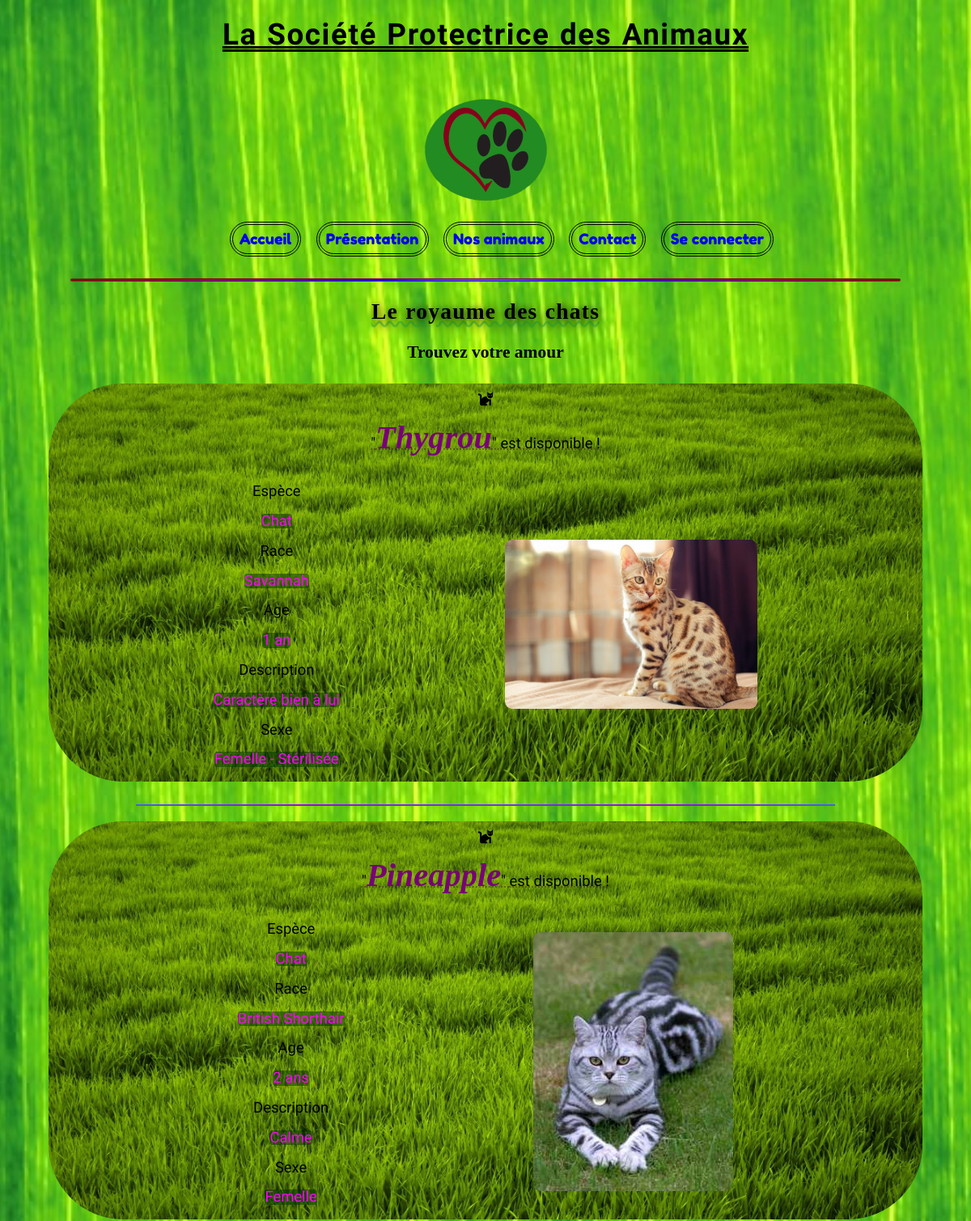
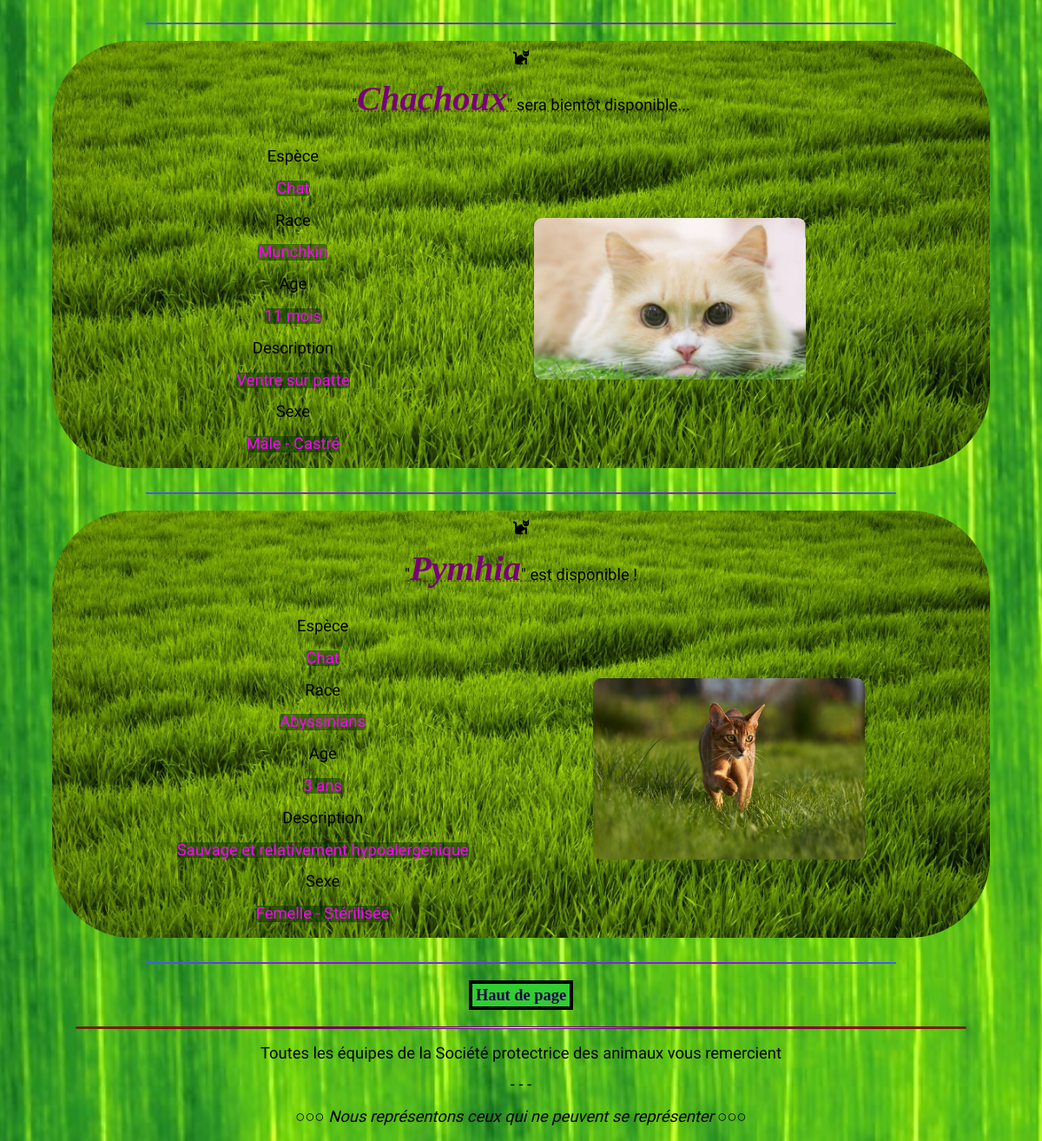
Screenshot of /Chats with the database file from the repository (2 pictures, top to bottom).
### tables this page shows
CREATE TABLE `availability` (
  `id` int(11) NOT NULL,
  `available` int(11) NOT NULL COMMENT 'availiable mean vaccinated and free to be adopted ATM',
  `inDate` datetime NOT NULL DEFAULT current_timestamp(),
  `outDate` datetime DEFAULT NULL,
  `reason` text NOT NULL,
  `fk_key` int(11) NOT NULL COMMENT 'Need to be even to animals.id to be bind'
);

CREATE TABLE `animals` (
  `id` int(11) NOT NULL,
  `name` varchar(255) DEFAULT NULL,
  `kind` int(11) DEFAULT NULL,
  `breed` varchar(255) NOT NULL,
  `age` int(11) DEFAULT NULL,
  `ageUnitMeasure` int(11) DEFAULT NULL,
  `description` text NOT NULL,
  `picturePath` varchar(255) NOT NULL,
  `fileExtension` int(11) DEFAULT NULL,
  `picDescribed` varchar(255) NOT NULL,
  `sex` int(11) DEFAULT NULL
);

### controllers/PetController.php (called while the page is built, shortened)
<?php
require_once "models/PetManager.php";
require_once "models/Pet.php";
class PetController
{
    private $petManager;
    public function __construct()
    {
        $this->petManager = new PetManager();
        $this->petManager->fetchAnimals();
        $this->petManager->fetchDogs();
        $this->petManager->fetchCats();
        $this->petManager->fetchDegus();
    }
    public function showCats()
    {
        $pets = $this->petManager->getCats();
        require "views/pets.php";
    }
}

### models/PetManager.php (called while the page is built, shortened)
<?php
require_once "Model.php";
require_once "Pet.php";
class PetManager extends Model
{
    private $cats;
    public function fetchAnimals(): void
    {
        $req = $this->getDb()->prepare("
        SELECT animals.id, name, kind, breed, age, ageUnitMeasure, description,
               picturePath, fileExtension, picDescribed, sex, available
                /*, availability.inDate, availability.outDate, availability.fk_key */
        FROM animals
        INNER JOIN availability
        ON animals.id = availability.fk_key
        ORDER BY inDate");
        $req->execute();
        $pets = $req->fetchAll(PDO::FETCH_ASSOC);
    }
    public function addCat(Pet $c): void
    {
        $this->cats[] = $c;
    }
    public function getCats(): ?array
    {
        return $this->cats;
    }
}

### models/Pet.php (called while the page is built, shortened)
<?php
class Pet
{
    private $id;
    private $name;
    private $kind;
    private $status;
    private $breed;
    private $age;
    private $ageUnitMeasure;
    private $description;
    private $sex;
    private $picture;
    private $fileExtension;
    private $picDescribed;
    public function __construct(int $id, ?string $name, int $kind, int $status, string $breed, int $age, int $ageUnitMeasure,
                                ?string $description, int $sex, ?string $picture, int $fileExtension, ?string $picDescribed){
        $this->id = $id;
        $this->name = $name;
        $this->kind = $kind;
        $this->status = $status;
        $this->breed = $breed;
        $this->age = $age;
        $this->ageUnitMeasure = $ageUnitMeasure;
        $this->description = $description;
        $this->sex = $sex;
        $this->picture = $picture;
        $this->fileExtension = $fileExtension;
        $this->picDescribed = $picDescribed;
    }
    public function getId(): int{
        return $this->id;
    }
    public function getName(): ?string{
        return $this->name;
    }
    public function getKind(): int{
        return $this->kind;
    }
    public function getStatus(): int{
        return $this->status;
    }
    public function getBreed(): string{
        return $this->breed;
    }
    public function getAge(): int{
        return $this->age;
    }
    public function getAgeUnitMeasure(): int{
        return $this->ageUnitMeasure;
    }
    public function getDescription(): ?string{
        return $this->description;
    }
    public function getSex(): int{
        return $this->sex;
    }
    public function getPicture(): ?string{
        return $this->picture;
    }
    public function getFileExtension(): int{
        return $this->fileExtension;
    }
    public function getPicDescribed(): ?string{
        return $this->picDescribed;
    }
}

### models/Model.php (called while the page is built, shortened)
<?php
abstract class Model
{
    private static $pdo;
    private static function setDb(){
        self::$pdo = new PDO("mysql:host=leoriptspa.mysql.db;dbname=leoriptspa;charset=utf8mb4","leoriptspa", "t");
        self::$pdo->setAttribute(PDO::ATTR_ERRMODE,PDO::ERRMODE_WARNING);
    }
    protected function getDb(){
        return self::$pdo;
    }
}

### views/pets.php (the view, shortened to what this page needs)
    <h3>Trouvez votre amour</h3>
<?php for($i = 0; $i < count($pets); $i++): ?>
    <section class="petGeneral">
        <article>
            <div class="icon">
                <?php switch($pets[$i]->getKind()):
                    case 1:
                        echo "<i class='fas fa-cat'></i>";
                        break;
                endswitch ?>
            </div>
            <div class="presentation">
                <?php if(empty($pets[$i]->getName())):
                    echo $_SESSION['formName'];
                else: ?>
                <p>"<em class='name'><?= $pets[$i]->getName() ?></em>"
                <?php endif; ?>
                <?php if($pets[$i]->getStatus() === 0):
                    echo " est disponible !</p>";
                elseif($pets[$i]->getStatus() === 1):
                    echo " sera bientôt disponible...</p>";
                else:
                    echo " est indisponible, mais vous pouvez en aider d'autres ♥</p>";
                endif; ?>
            </div>
        </article>
        <section class="blockPresentation">
            <article>
                <div>
                    <p class="labelsTypo">Espèce</p>
                    <p class="infosTypo">
                        <?php if($pets[$i]->getKind() === 0):
                            echo 'Chien';
                        elseif($pets[$i]->getKind() === 1):
                            echo 'Chat';
                        else:
                            echo 'Octodon';
                        endif; ?>
                    </p>
                </div>
                <div>
                    <p class="labelsTypo">Race</p>
                    <p class="infosTypo"><?= $pets[$i]->getBreed(); ?></p>
                </div>
                <div>
                    <p class="labelsTypo">Age</p>
                    <p class="infosTypo"><?= $pets[$i]->getAge(); ?>
                        <?php if($pets[$i]->getAgeUnitMeasure() === 0):
                            echo 'mois';
                        elseif($pets[$i]->getAgeUnitMeasure() === 1 && $pets[$i]->getAge() <= 1):
                            echo 'an';
                        else:
                            echo 'ans';
                        endif; ?>
                    </p>
                </div>
                <div>
                    <p class="labelsTypo">Description</p>
                    <p class="infosTypo">
                        <?php if($pets[$i]->getId() === 57): ?>
                        <span id="specialDog"><?= $pets[$i]->getDescription(); ?></span>
                        <?php else: ?>
                            <?= $pets[$i]->getDescription(); ?>
                        <?php endif; ?>
                    </p>
                </div>
                <div>
                    <p class="labelsTypo">Sexe</p>
                    <p class="infosTypo">
                        <?php if($pets[$i]->getSex() === 0):
                            echo 'Mâle';
                        elseif($pets[$i]->getSex() === 1):
                            echo 'Femelle';
                        elseif($pets[$i]->getSex() === 2):
                            echo 'Indéfini';
                        elseif($pets[$i]->getSex() === 3):
                            echo 'Mâle - Castré';
                        else:
                            echo 'Femelle - Stérilisée';
                        endif; ?>
                    </p>
                </div>
            </article>
            <article class="articlePicture">
                <?php if($pets[$i]->getFileExtension() === 0): ?>
                    <img class="picture" src="public/img/<?php if($pets[$i]->getKind() === 0): ?>dogs/<?php elseif($pets[$i]->getKind() === 1): ?>cats/<?php else: ?>degus/<?php endif ?><?= $pets[$i]->getPicture(); ?><?='.png'?>" alt="<?= $pets[$i]->getPicDescribed(); ?>">
                <?php elseif($pets[$i]->getFileExtension() === 1): ?>
                    <img class="picture" src="public/img/<?php if($pets[$i]->getKind() === 0): ?>dogs/<?php elseif($pets[$i]->getKind() === 1): ?>cats/<?php else: ?>degus/<?php endif ?><?= $pets[$i]->getPicture(); ?><?='.jpg'?>" alt="<?= $pets[$i]->getPicDescribed(); ?>">
                <?php else: ?>
                    <img class="picture" src="public/img/<?php if($pets[$i]->getKind() === 0): ?>dogs/<?php elseif($pets[$i]->getKind() === 1): ?>cats/<?php else: ?>degus/<?php endif ?><?= $pets[$i]->getPicture(); ?><?='.png'?>" alt="<?= $pets[$i]->getPicDescribed(); ?>">
                <?php endif; ?>
            </article>
        </section>
    </section>
    <hr class="petSeparator">
<?php endfor ?>
    <a id="hautDePage" href="#Menu">Haut de page</a>
<?php
require "template.php";

### css/styles.css (style rules this page uses)
:root { --textColor: rgba(0, 0, 255, 1); }
html { margin:0; padding:0; line-height: 1; -webkit-text-size-adjust: 100%; background: url("../public/img/background.jpg") no-repeat center fixed; background-size: cover; }
body { text-align: center; align-items: center; }
section { justify-content: center; margin-left: auto; margin-right: auto; }
p { font-family: 'Varela Round', sans-serif; }
h3 { margin-top: 1.25em; margin-bottom: 1.25em; }
.petGeneral { background-image: url("../public/img/main.jpg"); background-size: cover; background-repeat: no-repeat; background-position: center center; border-radius: 5em; }
.icon { padding-top: 0.5em; }
.labelsTypo { font-family: 'Akaya Telivigala', cursive; }
.presentation { text-decoration: underline dotted rgba(50, 0, 50, 0.4); }
.name { font-family: 'Harrington', cursive; color: rgba(120, 0, 120, 1); font-size: 2.2em; font-weight: 900; }
.infosTypo { color: rgba(255, 0, 255, 1);; border-radius: 0.2em; background-color: rgba(0, 50, 0, 0.5); margin-left: auto; margin-right: auto; width: fit-content; }
.blockPresentation { display: flex; justify-content: space-evenly; }
.petSeparator { height: 0.15em; border: none; background: radial-gradient(#00A4F1, #9B00FF, #00A4F1); display: block; width: 80%; margin-top: 1.5em; margin-bottom: 1em; }
#hautDePage { display: block; width: fit-content; margin: 1em auto; padding: 0.25rem; border: solid rgba(0, 0, 0, 1) 0.25rem; text-decoration: none; color: rgba(30, 0, 75, 1); background-color: rgba(50, 205, 50, 1); font-weight: 900; }
@media screen and (min-width: 780px) and (max-width: 1280px) { body { width: 90%; font-size: 115%; margin-left: auto; margin-right: auto; } }
@media screen and (min-width: 780px) and (max-width: 1280px) { .articlePicture { margin-top: auto; margin-bottom: auto; border-radius: 1em; } }
@media screen and (min-width: 780px) and (max-width: 1280px) { .picture { border-radius: 0.5em; max-width: 17em; box-sizing: border-box; } }

### rows the page displays
availability: fk_key.name "Thygrou", available "est disponible !", fk_key.breed "Savannah", fk_key.age "1", fk_key.description "Caractère bien à lui", shows "Femelle - Stérilisée", fk_key.picturePath (picture)
availability: fk_key.name "Pineapple", available "est disponible !", fk_key.breed "British Shorthair", fk_key.age "2", shows "ans", fk_key.description "Calme", shows "Femelle", fk_key.picturePath (picture)
availability: fk_key.name "Chachoux", available "sera bientôt disponible...", fk_key.breed "Munchkin", fk_key.age "11", shows "mois", fk_key.description "Ventre sur patte", shows "Mâle - Castré", fk_key.picturePath (picture)
availability: fk_key.name "Pymhia", available "est disponible !", fk_key.breed "Abyssinians", fk_key.age "3", fk_key.description "Sauvage et relativement hypoalergénique", shows "Femelle - Stérilisée", fk_key.picturePath (picture)

### other values shown
$_SESSION['pageName'] "Le royaume des chats"
